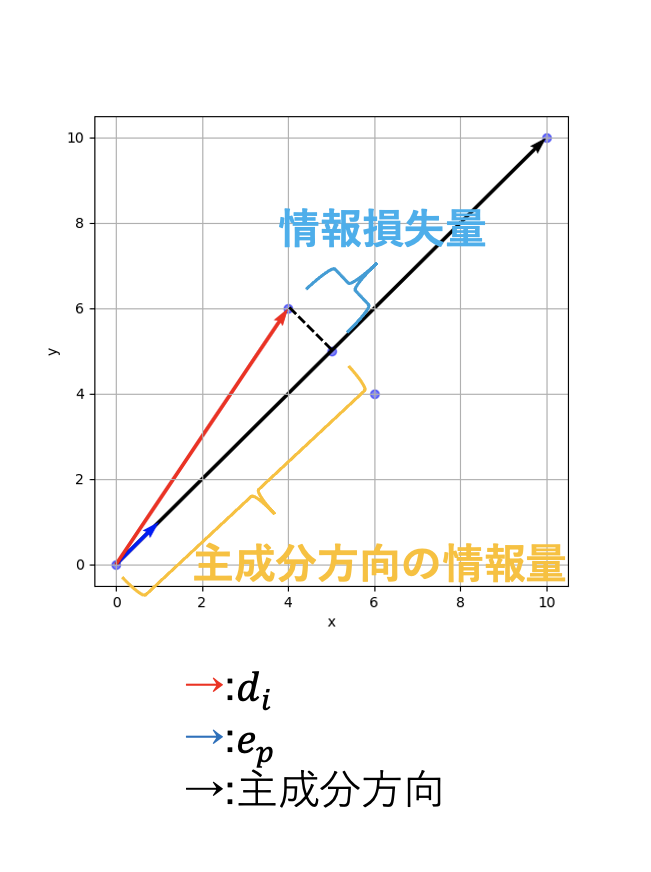
#> input picture Statistics/Materials/Image/slide.png, 651 x 872 px
$ jupyter execute --allow-errors PrincipalComponentAnalysis.ipynb   (shell and % lines are left out)
#> lines starting #> are read from the running program, lines starting #| are printed output that depends on the picture
# 主成分分析:Principal Component Analysis

---

主成分分析は、相関のある多数の変数から相関のない少数で全体のばらつきを最もよく表す主成分と呼ばれる変数を合成する多変量解析の一手法。
データの次元を削減するために用いられる。

[cell 1]
from PIL import Image
filename = "Materials/Image/slide.png"
im = Image.open(filename)
#> im is the input picture: PIL image 651x872 RGBA; mean R, G, B, A 249, 248.7, 247.6, 255
im.resize((330, 400))
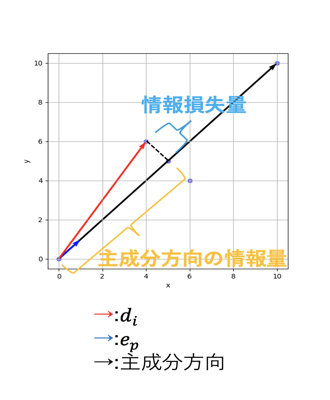
#> Out: PIL image 330x400 RGBA; mean R, G, B, A 248.8, 248.5, 247.4, 255
